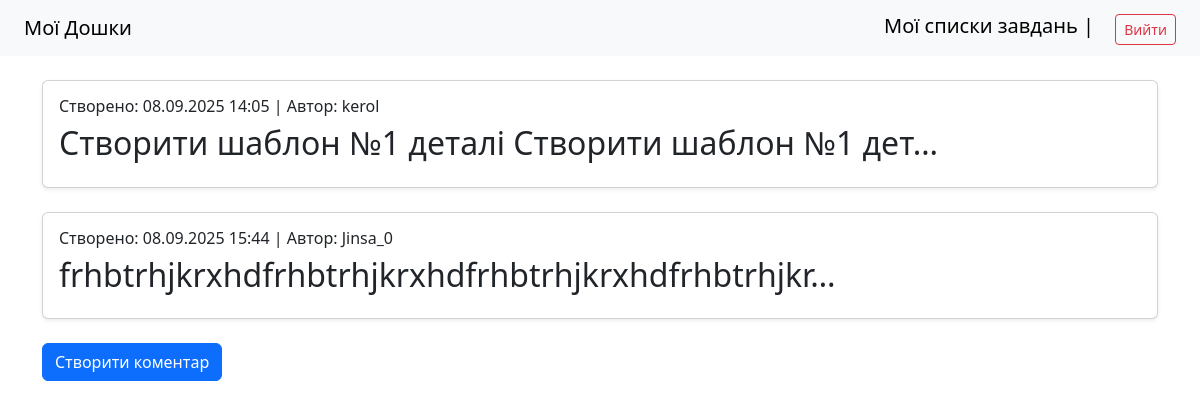
Page /dashboard/4/todolist/4/task/5/comments/ (signed in) on the earlier database version.
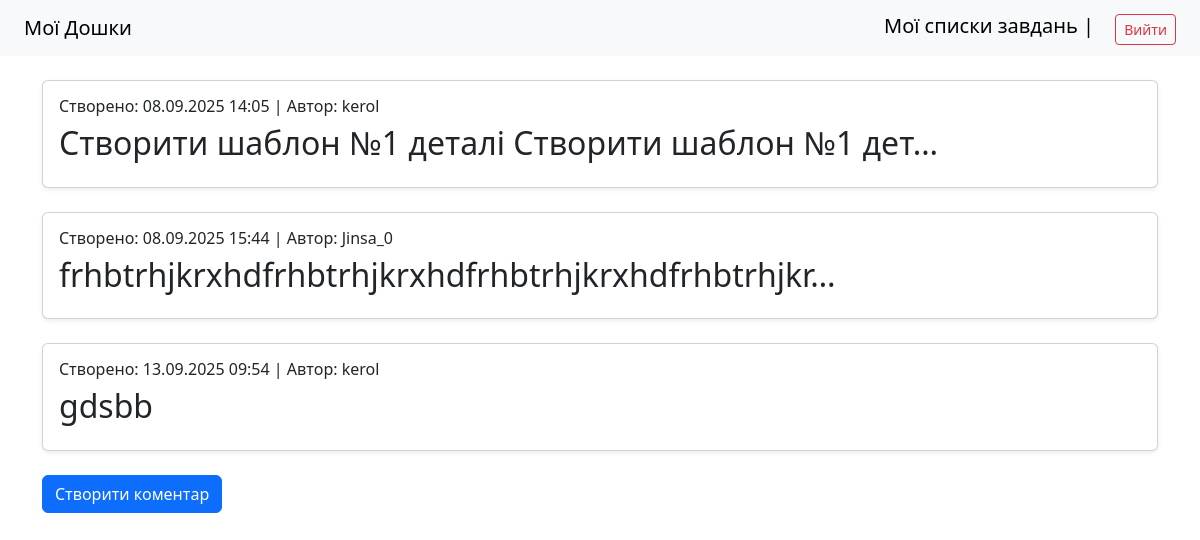
Same page on the later database version.
### task_manager/models.py (models this page shows, shortened)
class Comment(models.Model):
    task = models.ForeignKey(Task, on_delete = models.CASCADE, related_name = 'comments', verbose_name = 'Завдання')
    content = models.TextField(verbose_name = "Контент", blank = True)
    created_by = models.ForeignKey(User, on_delete=models.CASCADE, related_name = 'comments', verbose_name = 'Автор')
    created_at = models.DateTimeField(auto_now_add=True)
    class Meta:
        verbose_name = "Коментар"
        verbose_name_plural = "Коментарі"

### task_manager/views.py (the view)
# urls.py: path('dashboard/<int:dashboard_pk>/todolist/<int:todolist_pk>/task/<int:task_pk>/comments/', CommentListView.as_view(), name = 'comment_list'),
class CommentListView(LoginRequiredMixin, CommentAccessMixin, ListView):
    model = Comment
    template_name = 'comment/comment_list.html'
    context_object_name = 'comments'
    def get_context_data(self, **kwargs):
        context = super().get_context_data(**kwargs)
        context["dashboard"] = get_object_or_404(Dashboard, pk=self.kwargs["dashboard_pk"])
        context["todolist"] = get_object_or_404(TodoList, pk=self.kwargs["todolist_pk"])
        context["task"] = get_object_or_404(Task, pk=self.kwargs["task_pk"])
        return context

### task_manager/views.py (called while the page is built)
    def get_queryset(self):
        return Dashboard.objects.filter(
            Q(created_by=self.request.user) | Q(members=self.request.user)
        ).distinct()

    def get_queryset(self):
        return TodoList.objects.filter(
            dashboard__in=DashboardAccessMixin.get_queryset(self)
        ).distinct()

    def get_queryset(self):
        return Task.objects.filter(
            todolist__in=TodoListAccessMixin.get_queryset(self)
        ).distinct()

    def get_queryset(self):
        return Comment.objects.filter(
            task__in=TaskAccessMixin.get_queryset(self)
        ).distinct()

### task_manager/templates/comment/comment_list.html (shortened to what this page needs)
{% extends "base.html" %}
{% block content %}
<div class="row row-cols-1 justify-content-md-center">
    {% for comment in comments %}
    <div class="col mb-4">
        <div class="card h-100 shadow-sm">
            <div class="card-body text-left">
                <h6>Створено: {{ comment.created_at|date:"d.m.Y H:i" }} | Автор: {{ comment.created_by }}</h6>
                <h2>
                    <a class="card-title" href="{% url 'comment_detail' dashboard_pk=dashboard.pk todolist_pk=todolist.pk task_pk=task.pk comment_pk=comment.pk %}" style="text-decoration: none;">
                        {{ comment.content|truncatechars:50 }}
                    </a>
                </h2>
            </div>
        </div>
    </div>
    {% empty %}
    <p>Наразі немає жодних коментарів</p>
    {% endfor %}
</div>
<a href="{% url 'comment_create' dashboard_pk=dashboard.pk todolist_pk=todolist.pk task_pk=task.pk %}" class="btn btn-primary">Створити коментар</a>
{% endblock %}

Differences in the rows shown:
added Comment: created_at "13.09.2025 09:54", created_by "kerol", content "gdsbb"
